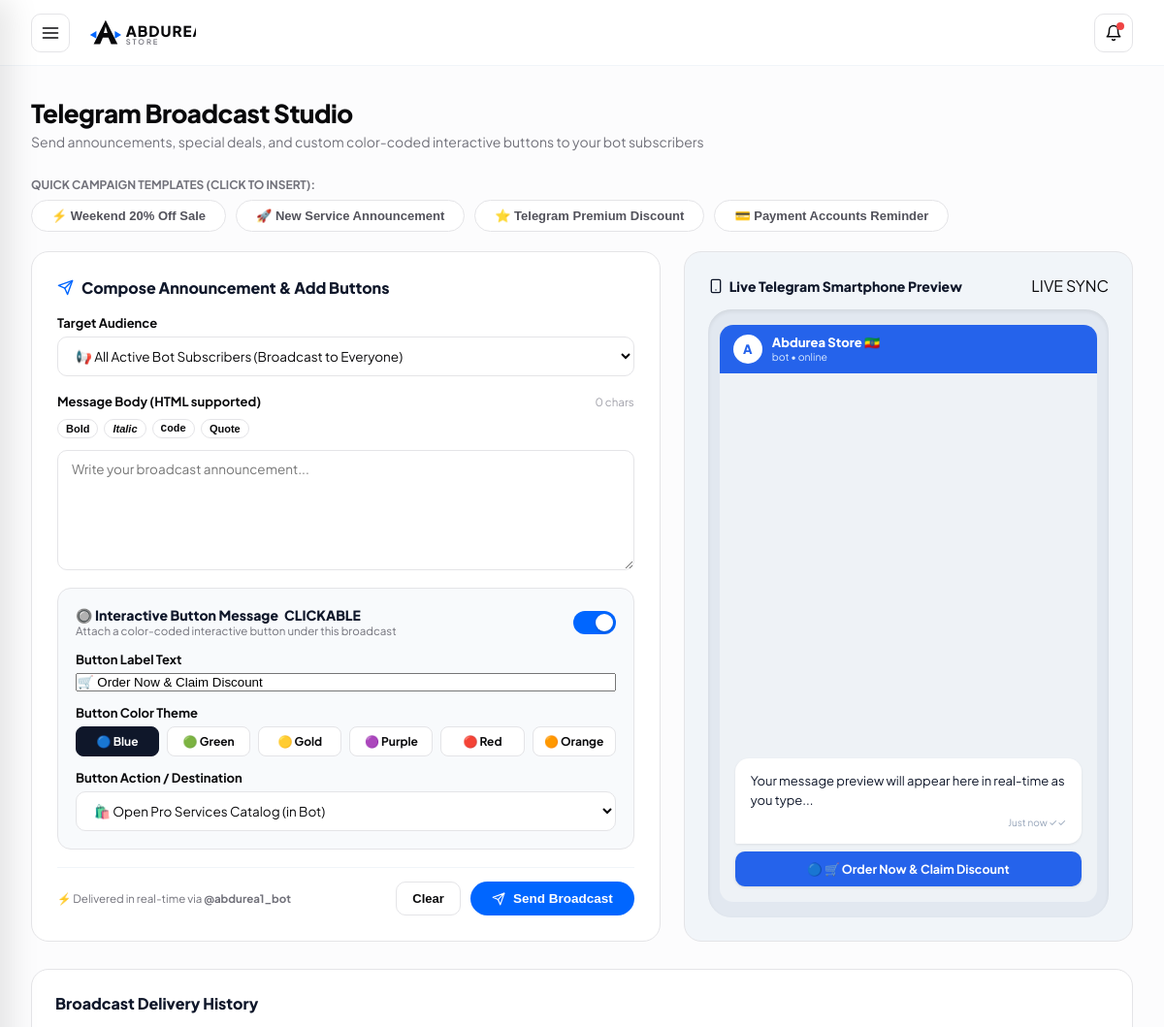
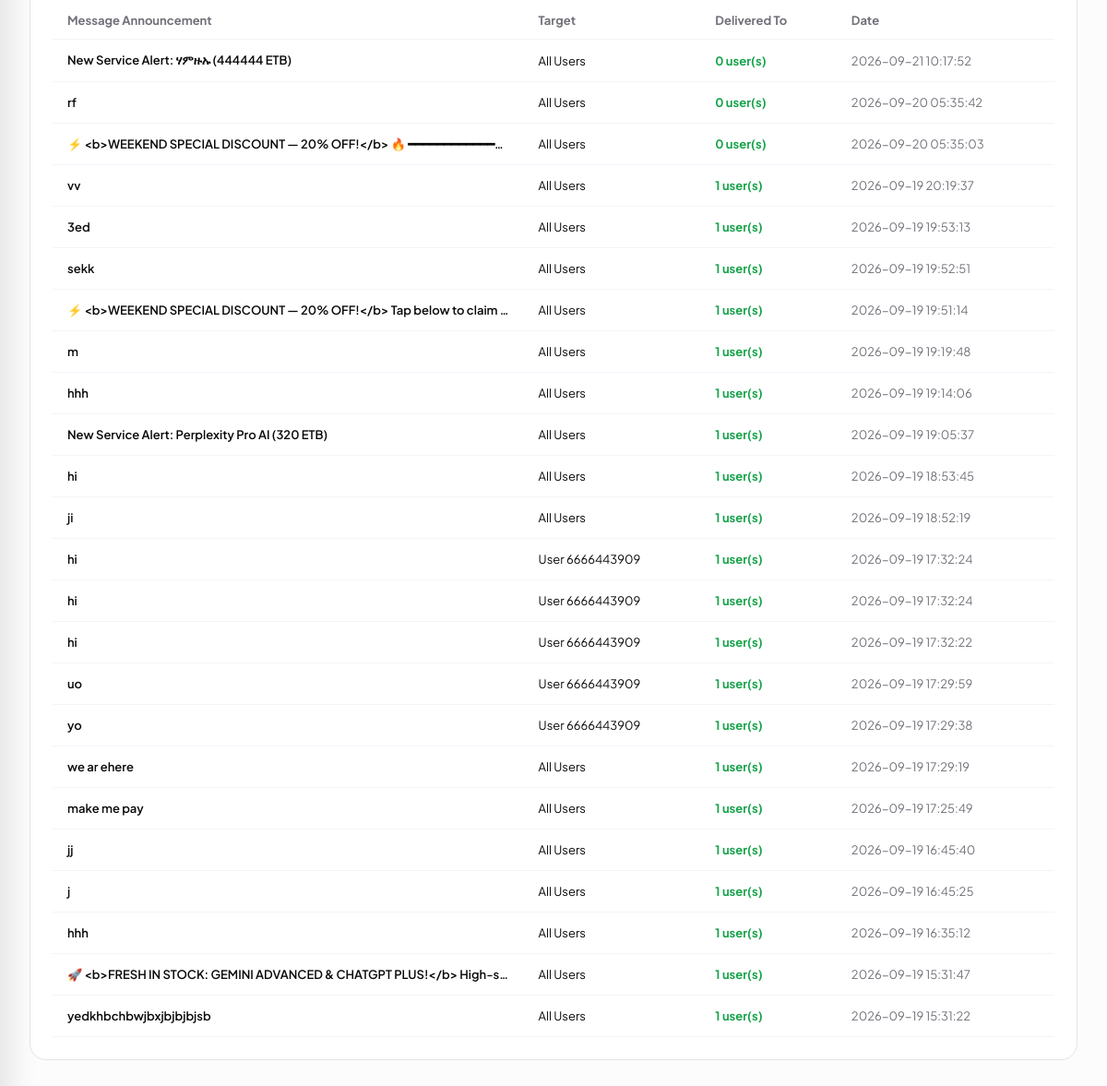
The page /broadcast on the database its author committed (2 pictures, top to bottom).
### tables this page shows
CREATE TABLE broadcasts (
        id INTEGER PRIMARY KEY AUTOINCREMENT,
        message TEXT NOT NULL,
        target TEXT DEFAULT 'all',
        target_username TEXT,
        status TEXT DEFAULT 'sent',
        sent_count INTEGER DEFAULT 0,
        created_at TIMESTAMP DEFAULT CURRENT_TIMESTAMP
    );

### app.py (the view)
@app.route("/broadcast")
def broadcast_view():
    broadcasts = database.get_broadcasts()
    customers = database.get_telegram_users()
    stats = database.get_dashboard_stats()
    products = database.get_products()
    return render_template("broadcast.html", active_page="broadcast", broadcasts=broadcasts, customers=customers, stats=stats, products=products)

### database.py (called while the page is built)
def get_db():
    conn = sqlite3.connect(DB_PATH)
    conn.row_factory = sqlite3.Row
    conn.execute("PRAGMA foreign_keys = ON")
    return conn

def get_products(status=None, category=None):
    conn = get_db()
    c = conn.cursor()
    query = "SELECT * FROM products WHERE 1=1"
    params = []
    if status and status != "all":
        query += " AND status = ?"
        params.append(status)
    if category and category != "all":
        query += " AND category = ?"
        params.append(category)
    query += " ORDER BY sort_order ASC, id DESC"
    c.execute(query, params)
    rows = [dict(r) for r in c.fetchall()]
    conn.close()
    return rows

def get_telegram_users():
    conn = get_db()
    c = conn.cursor()
    c.execute("SELECT * FROM telegram_users ORDER BY last_active DESC")
    rows = [dict(r) for r in c.fetchall()]
    conn.close()
    return rows

def get_broadcasts():
    conn = get_db()
    c = conn.cursor()
    c.execute("SELECT * FROM broadcasts ORDER BY id DESC LIMIT 50")
    rows = [dict(r) for r in c.fetchall()]
    conn.close()
    return rows

### templates/broadcast.html (shortened to what this page needs)
{% extends "base.html" %}
{% block content %}
<div class="page-title-section">
  <div>
    <h1 class="page-heading">Telegram Broadcast Studio</h1>
    <p class="page-subtitle">Send announcements, special deals, and custom color-coded interactive buttons to your bot subscribers</p>
  </div>
</div>
<div style="margin-bottom: 20px;">
  <div style="font-size: 12px; font-weight: 700; color: var(--text-muted); margin-bottom: 8px;">QUICK CAMPAIGN TEMPLATES (CLICK TO INSERT):</div>
  <div style="display: flex; gap: 10px; flex-wrap: wrap;">
    <button type="button" class="filter-pill" onclick="applyTemplate('sale')">⚡ Weekend 20% Off Sale</button>
    <button type="button" class="filter-pill" onclick="applyTemplate('new_service')">🚀 New Service Announcement</button>
    <button type="button" class="filter-pill" onclick="applyTemplate('premium')">⭐ Telegram Premium Discount</button>
    <button type="button" class="filter-pill" onclick="applyTemplate('payment')">💳 Payment Accounts Reminder</button>
  </div>
</div>
<div style="display: grid; grid-template-columns: 1.4fr 1fr; gap: 24px; margin-bottom: 28px;">
  <div style="background: white; border: 1px solid var(--border-input); border-radius: var(--radius-card); padding: 26px; box-shadow: var(--shadow-sm);">
    <h3 style="font-size: 16px; font-weight: 800; display:flex; align-items:center; gap:8px; margin-bottom: 18px; color: #0f172a;">
      <i data-feather="send" style="width: 17px; height: 17px; color: var(--primary);"></i>
      <span>Compose Announcement & Add Buttons</span>
    </h3>
    <form id="broadcastForm" onsubmit="sendBroadcast(event)" style="display:flex; flex-direction:column; gap:18px;">
      <div class="field-group">
        <label class="field-title">Target Audience</label>
        <select id="targetType" class="select-clean" onchange="toggleRecipient(this.value)">
          <option value="all">📢 All Active Bot Subscribers (Broadcast to Everyone)</option>
        </select>
      </div>
      <div class="field-group">
        <div style="display: flex; justify-content: space-between; align-items: center; margin-bottom: 4px;">
          <label class="field-title">Message Body (HTML supported)</label>
          <span id="charCount" style="font-size: 11.5px; color: var(--text-light);">0 chars</span>
        </div>
        <div style="display: flex; gap: 6px; margin-bottom: 6px;">
          <button type="button" class="btn-upload-box" style="padding: 3px 8px; font-size: 11px;" onclick="insertTag('b')"><b>Bold</b></button>
          <button type="button" class="btn-upload-box" style="padding: 3px 8px; font-size: 11px;" onclick="insertTag('i')"><i>Italic</i></button>
          <button type="button" class="btn-upload-box" style="padding: 3px 8px; font-size: 11px;" onclick="insertTag('code')"><code>Code</code></button>
          <button type="button" class="btn-upload-box" style="padding: 3px 8px; font-size: 11px;" onclick="insertTag('blockquote')">Quote</button>
        </div>
        <textarea id="broadcastContent" class="textarea-clean" rows="6" placeholder="Write your broadcast announcement..." required oninput="updatePreview()"></textarea>
      </div>
      <div style="background: #f8fafc; border: 1px solid var(--border-input); border-radius: 14px; padding: 18px;">
        <div style="display: flex; align-items: center; justify-content: space-between; margin-bottom: 14px;">
          <div>
            <div style="font-weight: 800; font-size: 14px; color: #0f172a; display: flex; align-items: center; gap: 6px;">
              <span>🔘 Interactive Button Message</span>
              <span class="bot-active-tag">CLICKABLE</span>
            </div>
            <div style="font-size: 11.5px; color: var(--text-muted);">Attach a color-coded interactive button under this broadcast</div>
          </div>
          <label class="switch-toggle" style="margin: 0;">
            <span class="slider-round"></span>
          </label>
        </div>
        <div id="buttonConfigPanel" style="display: flex; flex-direction: column; gap: 14px;">
          <div class="field-group">
            <label class="field-title">Button Label Text</label>
            <input type="text" id="btnText" class="input-clean" value="🛒 Order Now & Claim Discount" placeholder="e.g. 🛒 Order Canva Pro ─ 250 ETB" oninput="updatePreview()">
          </div>
          <div class="field-group">
            <label class="field-title">Button Color Theme</label>
            <div style="display: grid; grid-template-columns: repeat(6, 1fr); gap: 8px;">
              <label class="color-picker-pill active" id="pill-blue" onclick="selectButtonColor('blue')">
                <span>🔵 Blue</span>
              </label>
              <label class="color-picker-pill" id="pill-green" onclick="selectButtonColor('green')">
                <span>🟢 Green</span>
              </label>
              <label class="color-picker-pill" id="pill-gold" onclick="selectButtonColor('gold')">
                <span>🟡 Gold</span>
              </label>
              <label class="color-picker-pill" id="pill-purple" onclick="selectButtonColor('purple')">
                <span>🟣 Purple</span>
              </label>
              <label class="color-picker-pill" id="pill-red" onclick="selectButtonColor('red')">
                <span>🔴 Red</span>
              </label>
              <label class="color-picker-pill" id="pill-orange" onclick="selectButtonColor('orange')">
                <span>🟠 Orange</span>
              </label>
            </div>
          </div>
          <div class="field-group">
            <label class="field-title">Button Action / Destination</label>
            <select id="btnAction" class="select-clean" onchange="handleButtonActionChange(this.value)">
              <option value="catalog">🛍️ Open Pro Services Catalog (in Bot)</option>
            </select>
          </div>
        </div>
      </div>
      <div style="display:flex; justify-content:space-between; align-items: center; border-top: 1px solid var(--surface-border); padding-top: 14px;">
        <div style="font-size: 11.5px; color: var(--text-muted);">
          ⚡ Delivered in real-time via <b>@abdurea1_bot</b>
        </div>
        <div style="display: flex; gap: 10px;">
          <button type="button" class="btn-upload-box" onclick="clearComposer()">Clear</button>
          <button type="submit" class="btn-add-service-blue" id="broadcastSendBtn">
            <i data-feather="send" style="width: 14px; height: 14px;"></i>
            <span>Send Broadcast</span>
          </button>
        </div>
      </div>
    </form>
  </div>
  <div style="background: #f1f5f9; border: 1px solid var(--border-input); border-radius: var(--radius-card); padding: 24px; display:flex; flex-direction:column; gap:14px; box-shadow: var(--shadow-sm);">
    <div style="display: flex; justify-content: space-between; align-items: center;">
      <h3 style="font-size: 14px; font-weight: 800; color: #0f172a; display: flex; align-items: center; gap: 6px;">
        <i data-feather="smartphone" style="width: 16px; height: 16px;"></i>
        <span>Live Telegram Smartphone Preview</span>
      </h3>
      <span class="bot-active-tag">LIVE SYNC</span>
    </div>
    <div style="background: #e2e8f0; border-radius: 24px; padding: 16px 12px; box-shadow: inset 0 2px 4px rgba(0,0,0,0.08); flex: 1; display: flex; flex-direction: column;">
      <div style="background: #2563eb; color: white; border-radius: 14px 14px 0 0; padding: 10px 14px; display: flex; align-items: center; gap: 10px;">
        <div style="width: 30px; height: 30px; border-radius: 50%; background: #ffffff; color: #2563eb; display: flex; align-items: center; justify-content: center; font-weight: 800; font-size: 13px;">
          A
        </div>
        <div>
          <div style="font-size: 13px; font-weight: 800; line-height: 1.1;">Abdurea Store 🇪🇹</div>
          <div style="font-size: 10.5px; color: #dbeafe;">bot • online</div>
        </div>
      </div>
      <div style="background: #eef2f6; border-radius: 0 0 14px 14px; padding: 16px; flex: 1; min-height: 280px; display: flex; flex-direction: column; justify-content: flex-end; gap: 8px;">
        <div style="background: #ffffff; border-radius: 14px 14px 14px 2px; padding: 14px 16px; box-shadow: 0 1px 3px rgba(0,0,0,0.08); font-size: 13px; color: #0f172a; line-height: 1.5; word-break: break-word;">
          <div id="previewBox">
          </div>
          <div style="text-align: right; font-size: 10px; color: #94a3b8; margin-top: 6px;">
            Just now ✓✓
          </div>
        </div>
        <div id="previewButtonContainer">
          <div id="previewButtonEl" class="tg-mockup-button btn-color-blue">
            <span id="previewButtonText">🔵 🛒 Order Now & Claim Discount</span>
          </div>
        </div>
      </div>
    </div>
  </div>
</div>
<div style="background: white; border: 1px solid var(--border-input); border-radius: var(--radius-card); padding: 24px; box-shadow: var(--shadow-sm);">
  <h3 style="font-size: 16px; font-weight: 800; margin-bottom: 16px; color: #0f172a;">Broadcast Delivery History</h3>
  <div style="overflow-x:auto;">
    <table style="width:100%; border-collapse:collapse; min-width:600px; text-align:left; font-size: 13px;">
      <thead>
        <tr style="border-bottom: 1px solid var(--surface-border); color:var(--text-muted); font-weight:700;">
          <th style="padding:12px 16px;">Message Announcement</th>
          <th style="padding:12px 16px;">Target</th>
          <th style="padding:12px 16px;">Delivered To</th>
          <th style="padding:12px 16px;">Date</th>
        </tr>
      </thead>
      <tbody>
        {% for b in broadcasts %}
        <tr style="border-bottom: 1px solid var(--surface-border);">
          <td style="padding:14px 16px; max-width:380px; overflow:hidden; text-overflow:ellipsis; white-space:nowrap; font-weight: 600;">
            {{ b.message }}
          </td>
          <td style="padding:14px 16px;">
            {% if b.target == 'all' %}
              <span class="badge-tag popular">All Users</span>
            {% else %}
              <span class="badge-tag premium">User {{ b.target }}</span>
            {% endif %}
          </td>
          <td style="padding:14px 16px; font-weight:700; color: #16a34a;">
            {{ b.sent_count }} user(s)
          </td>
          <td style="padding:14px 16px; color:var(--text-muted);">{{ b.created_at }}</td>
        </tr>
        {% else %}
        <tr>
          <td colspan="4" style="padding:32px; text-align:center; color:var(--text-muted);">
            No broadcasts dispatched yet.
          </td>
        </tr>
        {% endfor %}
      </tbody>
    </table>
  </div>
</div>
{% endblock %}

### static/css/styles.css (style rules this page uses)
:root { --primary: #0066ff; --primary-hover: #0052cc; --primary-light: #eff6ff; --bg-page: #fcfcfd; --surface: #ffffff; --surface-border: #f1f5f9; --border-input: #e4e4e7; --text-main: #09090b; --text-muted: #71717a; --text-light: #a1a1aa; --badge-featured-bg: #ffedd5; --badge-featured-text: #ea580c; --badge-unavailable-bg: #fee2e2; --badge-unavailable-text: #ef4444; --badge-pending-bg: #fef3c7; --badge-pending-text: #d97706; --badge-confirmed-bg: #dbeafe; --badge-confirmed-text: #2563eb; --badge-completed-bg: #dcfce7; --badge-completed-text: #16a34a; --radius-card: 18px; --radius-pill: 9999px; --transition: all 0.2s cubic-bezier(0.16, 1, 0.3, 1); }
* { margin: 0; padding: 0; box-sizing: border-box; }
body { font-family: 'Plus Jakarta Sans', -apple-system, BlinkMacSystemFont, sans-serif; background-color: var(--bg-page); color: var(--text-main); min-height: 100vh; display: flex; flex-direction: column; -webkit-font-smoothing: antialiased; }
.page-title-section { margin-bottom: 28px; display: flex; align-items: center; justify-content: space-between; flex-wrap: wrap; gap: 16px; }
.page-heading { font-size: 26px; font-weight: 800; letter-spacing: -0.5px; color: var(--text-main); }
.page-subtitle { font-size: 14px; color: var(--text-muted); margin-top: 4px; }
.filter-pill { padding: 8px 20px; border-radius: var(--radius-pill); font-size: 13px; font-weight: 600; text-decoration: none; cursor: pointer; background: #ffffff; border: 1px solid var(--border-input); color: #52525b; transition: var(--transition); }
.btn-add-service-blue { display: inline-flex; align-items: center; gap: 8px; padding: 10px 22px; background: var(--primary); color: #ffffff; border: none; border-radius: var(--radius-pill); font-size: 13.5px; font-weight: 700; cursor: pointer; transition: var(--transition); }
.field-group { display: flex; flex-direction: column; gap: 6px; }
.field-title { font-size: 13px; font-weight: 700; color: var(--text-main); }
.text-input-clean, .textarea-clean, .select-clean { width: 100%; padding: 10px 14px; border: 1px solid var(--border-input); border-radius: 10px; font-size: 13.5px; font-family: inherit; color: var(--text-main); background: #ffffff; outline: none; transition: var(--transition); }
.btn-upload-box { display: inline-flex; align-items: center; gap: 6px; padding: 8px 16px; background: #ffffff; border: 1px solid var(--border-input); border-radius: 10px; font-size: 13px; font-weight: 600; color: var(--text-main); cursor: pointer; }
.switch-toggle { position: relative; display: inline-block; width: 44px; height: 24px; }
.slider-round { position: absolute; cursor: pointer; inset: 0; background-color: #e4e4e7; transition: .3s; border-radius: 34px; }
.slider-round:before { position: absolute; content: ""; height: 18px; width: 18px; left: 3px; bottom: 3px; background-color: white; transition: .3s; border-radius: 50%; box-shadow: 0 1px 3px rgba(0,0,0,0.2); }
.switch-toggle input:checked + .slider-round { background-color: var(--primary); }
.switch-toggle input:checked + .slider-round:before { transform: translateX(20px); }

### templates/broadcast.html (style rules this page uses)
.color-picker-pill { padding: 7px 10px; border-radius: 8px; border: 1px solid var(--border-input); background: #ffffff; font-size: 12px; font-weight: 700; cursor: pointer; text-align: center; transition: var(--transition); user-select: none; }
.color-picker-pill.active { border-color: #0f172a; background: #0f172a; color: #ffffff; }
.tg-mockup-button { background: #2563eb; color: #ffffff; padding: 10px 14px; border-radius: 10px; text-align: center; font-size: 12.5px; font-weight: 700; box-shadow: 0 1px 3px rgba(0,0,0,0.1); transition: var(--transition); cursor: pointer; }
.tg-mockup-button.btn-color-blue { background: #2563eb; }

### rows shown on the page
broadcasts: message "New Service Alert: ሃምዙኡ (444444 ETB)", target "All Users", sent_count "0", created_at "2026-09-21 10:17:52"
broadcasts: message "rf", target "All Users", sent_count "0", created_at "2026-09-20 05:35:42"
broadcasts: message "⚡ <b>WEEKEND SPECIAL DISCOUNT — 20% OFF!</b> 🔥 ━━━━━━━━━━━━…", target "All Users", sent_count "0", created_at "2026-09-20 05:35:03"
broadcasts: message "vv", target "All Users", sent_count "1", created_at "2026-09-19 20:19:37"
broadcasts: message "3ed", target "All Users", sent_count "1", created_at "2026-09-19 19:53:13"
broadcasts: message "sekk", target "All Users", sent_count "1", created_at "2026-09-19 19:52:51"
broadcasts: message "⚡ <b>WEEKEND SPECIAL DISCOUNT — 20% OFF!</b> Tap below to claim…", target "All Users", sent_count "1", created_at "2026-09-19 19:51:14"
broadcasts: message "m", target "All Users", sent_count "1", created_at "2026-09-19 19:19:48"
broadcasts: message "hhh", target "All Users", sent_count "1", created_at "2026-09-19 19:14:06"
broadcasts: message "New Service Alert: Perplexity Pro AI (320 ETB)", target "All Users", sent_count "1", created_at "2026-09-19 19:05:37"
broadcasts: message "hi", target "All Users", sent_count "1", created_at "2026-09-19 18:53:45"
broadcasts: message "ji", target "All Users", sent_count "1", created_at "2026-09-19 18:52:19"
broadcasts: message "hi", target "6666443909", sent_count "1", created_at "2026-09-19 17:32:24"
broadcasts: message "hi", target "6666443909", sent_count "1", created_at "2026-09-19 17:32:24"
broadcasts: message "hi", target "6666443909", sent_count "1", created_at "2026-09-19 17:32:22"
broadcasts: message "uo", target "6666443909", sent_count "1", created_at "2026-09-19 17:29:59"
broadcasts: message "yo", target "6666443909", sent_count "1", created_at "2026-09-19 17:29:38"
broadcasts: message "we ar ehere", target "All Users", sent_count "1", created_at "2026-09-19 17:29:19"
broadcasts: message "make me pay", target "All Users", sent_count "1", created_at "2026-09-19 17:25:49"
broadcasts: message "jj", target "All Users", sent_count "1", created_at "2026-09-19 16:45:40"
broadcasts: message "j", target "All Users", sent_count "1", created_at "2026-09-19 16:45:25"
broadcasts: message "hhh", target "All Users", sent_count "1", created_at "2026-09-19 16:35:12"
broadcasts: message "🚀 <b>FRESH IN STOCK: GEMINI ADVANCED & CHATGPT PLUS!</b> High-s…", target "All Users", sent_count "1", created_at "2026-09-19 15:31:47"
broadcasts: message "yedkhbchbwjbxjbjbjbjsb", target "All Users", sent_count "1", created_at "2026-09-19 15:31:22"
